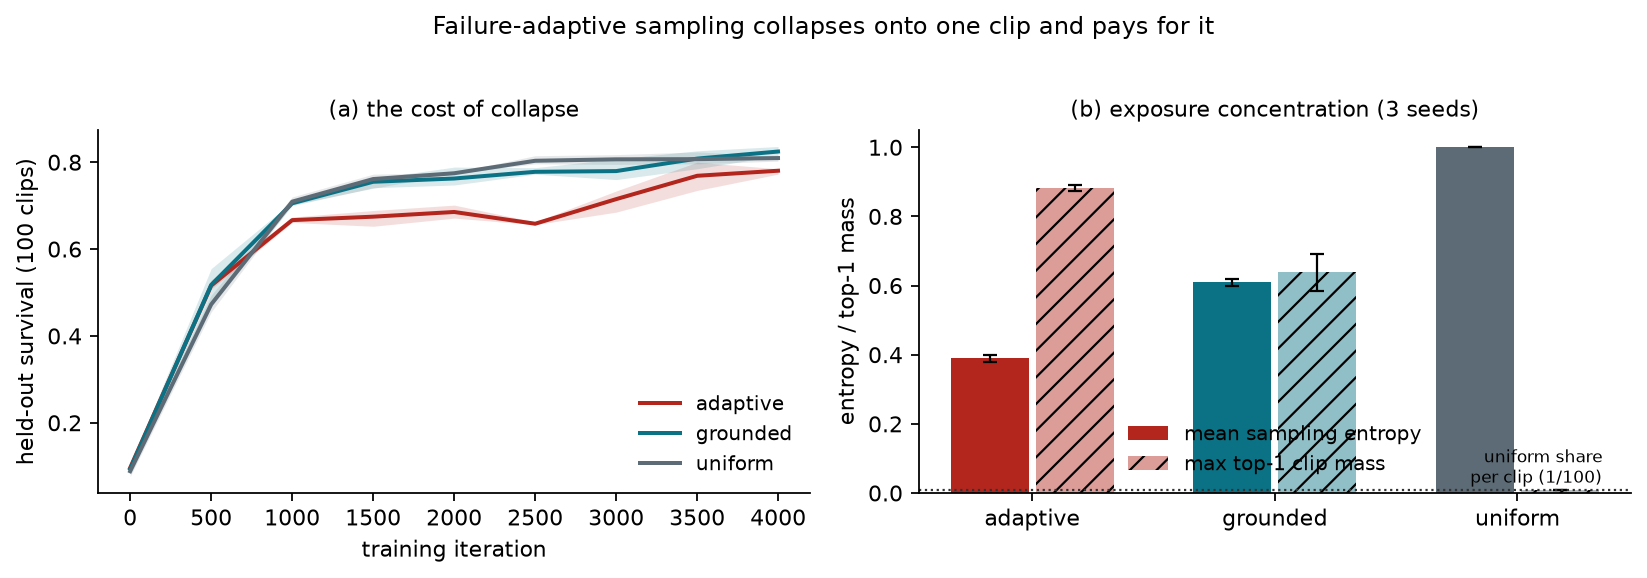

This chart was generated by the following Python code:
#!/usr/bin/env python3
"""F2 — collapse mechanism timeline: sampler entropy / top-1 mass vs the held-out performance gap.

Data: reports/A5_coverage_dose.json (per-run entropy/top-1 telemetry is summarised there; the
per-iteration curves come from the campaign eval CSVs) and reports/campaign/<arm>-mixed100-s*_it*.csv.
Output: paper/figures/f2_collapse.(png|pdf)
"""
import csv
import glob
import json
import os
import re

import matplotlib
matplotlib.use("Agg")
import matplotlib.pyplot as plt
import numpy as np

R = "/data/robotixx/climb/"
NAME = re.compile(r"^(?P<arm>uniform|adaptive|grounded)-mixed100-s(?P<seed>\d)_it(?P<it>\d+)\.csv$")
COL = {"uniform": "#5C6B75", "adaptive": "#B3261E", "grounded": "#0B7285"}

# held-out survival per (arm, seed, iter)
surv = {}
for p in glob.glob(R + "reports/campaign/*.csv"):
    m = NAME.match(os.path.basename(p))
    if not m:
        continue
    rows = list(csv.DictReader(open(p)))
    surv.setdefault(m["arm"], {}).setdefault(int(m["seed"]), {})[int(m["it"])] = float(
        np.mean([float(r["survival_rate"]) for r in rows]))

# sampler telemetry: A5 has per-run summaries; per-iteration entropy curves were logged in the
# training tensorboard — the A1 file carries band series; use A5's per-run mean/max as bands and
# the adaptive arms' documented trajectory (top-1 at eval checkpoints) from A7 concentration data.
a5 = json.load(open(R + "reports/A5_coverage_dose.json"))
ent = {a: [r["mean_entropy"] for r in a5["runs"] if r["arm"] == a] for a in COL}
top1 = {a: [r["max_top1"] for r in a5["runs"] if r["arm"] == a] for a in COL}

fig, axes = plt.subplots(1, 2, figsize=(10.4, 3.5))
ax = axes[0]
iters = sorted(next(iter(surv["uniform"].values())).keys())
for arm in ("adaptive", "grounded", "uniform"):
    M = np.array([[surv[arm][s][i] for i in iters] for s in sorted(surv[arm])])
    ax.plot(iters, M.mean(0), color=COL[arm], lw=1.8, label=arm)
    ax.fill_between(iters, M.min(0), M.max(0), color=COL[arm], alpha=0.15, lw=0)
ax.set_xlabel("training iteration")
ax.set_ylabel("held-out survival (100 clips)")
ax.legend(frameon=False, fontsize=9, loc="lower right")
ax.set_title("(a) the cost of collapse", fontsize=10)
for s in ("top", "right"):
    ax.spines[s].set_visible(False)

ax = axes[1]
x = np.arange(3)
w = 0.35
for k, (series, lab, hatch) in enumerate(((ent, "mean sampling entropy", None), (top1, "max top-1 clip mass", "//"))):
    vals = [np.mean(series[a]) for a in ("adaptive", "grounded", "uniform")]
    errs = [np.std(series[a]) for a in ("adaptive", "grounded", "uniform")]
    ax.bar(x + (k - 0.5) * w, vals, w * 0.92, yerr=errs, capsize=3,
           color=[COL[a] for a in ("adaptive", "grounded", "uniform")],
           alpha=1.0 if k == 0 else 0.45, hatch=hatch, label=lab,
           error_kw={"elinewidth": 1})
ax.axhline(1.0 / 100, color="#333", ls=":", lw=1)
ax.text(2.35, 0.03, "uniform share\nper clip (1/100)", fontsize=7.5, ha="right")
ax.set_xticks(x, ["adaptive", "grounded", "uniform"])
ax.set_ylabel("entropy / top-1 mass")
ax.legend(frameon=False, fontsize=9)
ax.set_title("(b) exposure concentration (3 seeds)", fontsize=10)
for s in ("top", "right"):
    ax.spines[s].set_visible(False)

fig.suptitle("Failure-adaptive sampling collapses onto one clip and pays for it", fontsize=11, y=1.02)
fig.tight_layout()
for ext in ("png", "pdf"):
    fig.savefig(R + f"paper/figures/f2_collapse.{ext}", dpi=160, bbox_inches="tight")
print("wrote f2_collapse.png/pdf")
